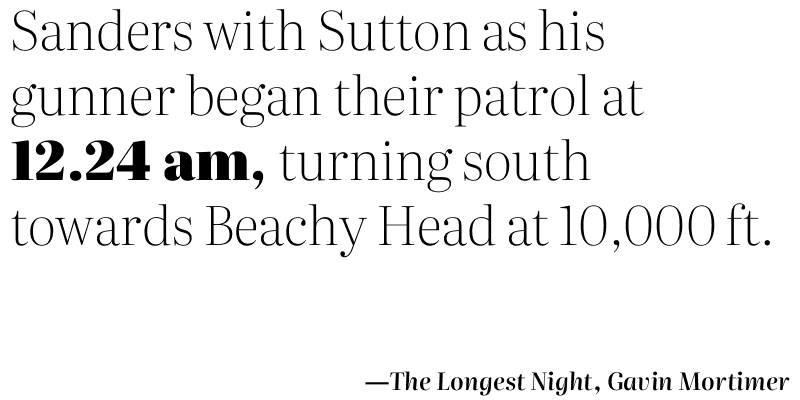
#> input picture images/metadata/quote_0024_0_credits.png, 800 x 400 px; its folder holds 4 pictures in this run
$ python literary_clock.py
#> lines starting #> are read from the running program, lines starting #| are printed output that depends on the picture; after the words box and inside, x2 and y2 are one past the last pixel; in counts of white or black regions, pixels touching at a corner belong together
### waveshare_epd/epd7in5_V2.py
# *****************************************************************************
# * | File        :	  epd7in5.py
# * | Author      :   Waveshare team
# * | Function    :   Electronic paper driver
# * | Info        :
# *----------------
# * | This version:   V4.0
# * | Date        :   2019-06-20
# # | Info        :   python demo
# -----------------------------------------------------------------------------
# Permission is hereby granted, free of charge, to any person obtaining a copy
# of this software and associated documnetation files (the "Software"), to deal
# in the Software without restriction, including without limitation the rights
# to use, copy, modify, merge, publish, distribute, sublicense, and/or sell
# copies of the Software, and to permit persons to  whom the Software is
# furished to do so, subject to the following conditions:
#
# The above copyright notice and this permission notice shall be included in
# all copies or substantial portions of the Software.
#
# THE SOFTWARE IS PROVIDED "AS IS", WITHOUT WARRANTY OF ANY KIND, EXPRESS OR
# IMPLIED, INCLUDING BUT NOT LIMITED TO THE WARRANTIES OF MERCHANTABILITY,
# FITNESS OR A PARTICULAR PURPOSE AND NONINFRINGEMENT. IN NO EVENT SHALL THE
# AUTHORS OR COPYRIGHT HOLDERS BE LIABLE FOR ANY CLAIM, DAMAGES OR OTHER
# LIABILITY WHETHER IN AN ACTION OF CONTRACT, TORT OR OTHERWISE, ARISING FROM,
# OUT OF OR IN CONNECTION WITH THE SOFTWARE OR THE USE OR OTHER DEALINGS IN
# THE SOFTWARE.
#


import logging
from . import epdconfig

# Display resolution
EPD_WIDTH       = 800
EPD_HEIGHT      = 480

logger = logging.getLogger(__name__)

class EPD:
    def __init__(self):
        self.reset_pin = epdconfig.RST_PIN
        self.dc_pin = epdconfig.DC_PIN
        self.busy_pin = epdconfig.BUSY_PIN
        self.cs_pin = epdconfig.CS_PIN
        self.width = EPD_WIDTH
        self.height = EPD_HEIGHT

    Voltage_Frame_7IN5_V2 = [
	0x6, 0x3F, 0x3F, 0x11, 0x24, 0x7, 0x17,
    ]

    LUT_VCOM_7IN5_V2 = [
        0x0,	0xF,	0xF,	0x0,	0x0,	0x1,
        0x0,	0xF,	0x1,	0xF,	0x1,	0x2,
        0x0,	0xF,	0xF,	0x0,	0x0,	0x1,
        0x0,	0x0,	0x0,	0x0,	0x0,	0x0,
        0x0,	0x0,	0x0,	0x0,	0x0,	0x0,
        0x0,	0x0,	0x0,	0x0,	0x0,	0x0,
        0x0,	0x0,	0x0,	0x0,	0x0,	0x0,
    ]

    LUT_WW_7IN5_V2 = [
        0x10,	0xF,	0xF,	0x0,	0x0,	0x1,
        0x84,	0xF,	0x1,	0xF,	0x1,	0x2,
        0x20,	0xF,	0xF,	0x0,	0x0,	0x1,
        0x0,	0x0,	0x0,	0x0,	0x0,	0x0,
        0x0,	0x0,	0x0,	0x0,	0x0,	0x0,
        0x0,	0x0,	0x0,	0x0,	0x0,	0x0,
        0x0,	0x0,	0x0,	0x0,	0x0,	0x0,
    ]

    LUT_BW_7IN5_V2 = [
        0x10,	0xF,	0xF,	0x0,	0x0,	0x1,
        0x84,	0xF,	0x1,	0xF,	0x1,	0x2,
        0x20,	0xF,	0xF,	0x0,	0x0,	0x1,
        0x0,	0x0,	0x0,	0x0,	0x0,	0x0,
        0x0,	0x0,	0x0,	0x0,	0x0,	0x0,
        0x0,	0x0,	0x0,	0x0,	0x0,	0x0,
        0x0,	0x0,	0x0,	0x0,	0x0,	0x0,
    ]

    LUT_WB_7IN5_V2 = [
        0x80,	0xF,	0xF,	0x0,	0x0,	0x1,
        0x84,	0xF,	0x1,	0xF,	0x1,	0x2,
        0x40,	0xF,	0xF,	0x0,	0x0,	0x1,
        0x0,	0x0,	0x0,	0x0,	0x0,	0x0,
        0x0,	0x0,	0x0,	0x0,	0x0,	0x0,
        0x0,	0x0,	0x0,	0x0,	0x0,	0x0,
        0x0,	0x0,	0x0,	0x0,	0x0,	0x0,
    ]

    LUT_BB_7IN5_V2 = [
        0x80,	0xF,	0xF,	0x0,	0x0,	0x1,
        0x84,	0xF,	0x1,	0xF,	0x1,	0x2,
        0x40,	0xF,	0xF,	0x0,	0x0,	0x1,
        0x0,	0x0,	0x0,	0x0,	0x0,	0x0,
        0x0,	0x0,	0x0,	0x0,	0x0,	0x0,
        0x0,	0x0,	0x0,	0x0,	0x0,	0x0,
        0x0,	0x0,	0x0,	0x0,	0x0,	0x0,
    ]

    # Hardware reset
    # [7 lines left out: function reset, not called in this run]

    def send_command(self, command):
        epdconfig.digital_write(self.dc_pin, 0)
        epdconfig.digital_write(self.cs_pin, 0)
        epdconfig.spi_writebyte([command])
        epdconfig.digital_write(self.cs_pin, 1)

    # [5 lines left out: function send_data, not called in this run]

    def send_data2(self, data):
        epdconfig.digital_write(self.dc_pin, 1)
        epdconfig.digital_write(self.cs_pin, 0)
        epdconfig.SPI.writebytes2(data)
        epdconfig.digital_write(self.cs_pin, 1)

    # [38 lines left out: functions ReadBusy, SetLut, not called in this run]

    def init(self):
        if (epdconfig.module_init() != 0):
            return -1
        # EPD hardware init start
        self.reset()

        # self.send_command(0x06)     # btst
        # self.send_data(0x17)
        # self.send_data(0x17)
        # self.send_data(0x28)        # If an exception is displayed, try using 0x38
        # self.send_data(0x17)

        # self.send_command(0x01)			#POWER SETTING
        # self.send_data(0x07)
        # self.send_data(0x07)    #VGH=20V,VGL=-20V
        # self.send_data(0x3f)		#VDH=15V
        # self.send_data(0x3f)		#VDL=-15V

        self.send_command(0x01);  # power setting
        self.send_data(0x17);  # 1-0=11: internal power
        self.send_data(self.Voltage_Frame_7IN5_V2[6]);  # VGH&VGL
        self.send_data(self.Voltage_Frame_7IN5_V2[1]);  # VSH
        self.send_data(self.Voltage_Frame_7IN5_V2[2]);  #  VSL
        self.send_data(self.Voltage_Frame_7IN5_V2[3]);  #  VSHR

        self.send_command(0x82); # VCOM DC Setting
        self.send_data(self.Voltage_Frame_7IN5_V2[4]);  # VCOM

        self.send_command(0x06);  # Booster Setting
        self.send_data(0x17);
        self.send_data(0x17);
        self.send_data(0x24);
        self.send_data(0x17);

        self.send_command(0x30);   # OSC Setting
        self.send_data(self.Voltage_Frame_7IN5_V2[0]);  # 2-0=100: N=4  ; 5-3=111: M=7  ;  3C=50Hz     3A=100HZ

        self.send_command(0x04) #POWER ON
        epdconfig.delay_ms(100)
        self.ReadBusy()

        self.send_command(0X00)			#PANNEL SETTING
        self.send_data(0x3F)   #KW-3f   KWR-2F	BWROTP 0f	BWOTP 1f

        self.send_command(0x61)        	#tres
        self.send_data(0x03)		#source 800
        self.send_data(0x20)
        self.send_data(0x01)		#gate 480
        self.send_data(0xE0)

        self.send_command(0X15)
        self.send_data(0x00)

        self.send_command(0X50)			#VCOM AND DATA INTERVAL SETTING
        self.send_data(0x10)
        self.send_data(0x07)

        self.send_command(0X60)			#TCON SETTING
        self.send_data(0x22)

        self.send_command(0x65);  # Resolution setting
        self.send_data(0x00);
        self.send_data(0x00); # 800*480
        self.send_data(0x00);
        self.send_data(0x00);

        self.SetLut(self.LUT_VCOM_7IN5_V2, self.LUT_WW_7IN5_V2, self.LUT_BW_7IN5_V2, self.LUT_WB_7IN5_V2, self.LUT_BB_7IN5_V2)
        # EPD hardware init end
        return 0

    def getbuffer(self, image):
        img = image
        imwidth, imheight = img.size
        if(imwidth == self.width and imheight == self.height):
            img = img.convert('1')
        elif(imwidth == self.height and imheight == self.width):
            # image has correct dimensions, but needs to be rotated
            img = img.rotate(90, expand=True).convert('1')
        else:
            logger.warning("Wrong image dimensions: must be " + str(self.width) + "x" + str(self.height))
            # return a blank buffer
            return [0x00] * (int(self.width/8) * self.height)

        buf = bytearray(img.tobytes('raw'))
        # The bytes need to be inverted, because in the PIL world 0=black and 1=white, but
        # in the e-paper world 0=white and 1=black.
        for i in range(len(buf)):
            buf[i] ^= 0xFF
        return buf

    def display(self, image):
        self.send_command(0x13)
        self.send_data2(image)

        self.send_command(0x12)
        epdconfig.delay_ms(200)
        self.ReadBusy()

    # [19 lines left out: functions Clear, sleep, not called in this run]
### END OF FILE ###

### literary_clock.py
import os
import textwrap
import sys

from datetime import datetime
from datetime import timedelta
from glob import glob
from random import randrange
from PIL import Image, ImageDraw, ImageFont, ImageOps

from waveshare_epd import epd7in5_V2 as epd7in5

def getTimeQuotes(currentTime,depth):
	hour_minute = currentTime.strftime('%H%M')

	firstTry = True
	if depth > 0:
		firstTry = False

	quotes_path = 'images/metadata/quote_%s_*_credits.png' % hour_minute
	quotes = glob(quotes_path)
	if len(quotes) == 0:
		# print("No quotes for "+hour_minute)

		# Call the same request, but 1 minute ago
		return getTimeQuotes(currentTime-timedelta(minutes=1),depth+1)
	else:
		#print("Got quote for "+hour_minute)
		return quotes, firstTry


def main():
	image = Image.new(mode='1', size=(800, 480), color=255)
#> image: PIL image 800x480 1; every value is 1
	now = datetime.now()

	quotes,firstTry=getTimeQuotes(now,0)

	# Write the quote to screen
	quote = quotes[randrange(0, len(quotes))]
	quoteImage = Image.open(quote).convert('1')
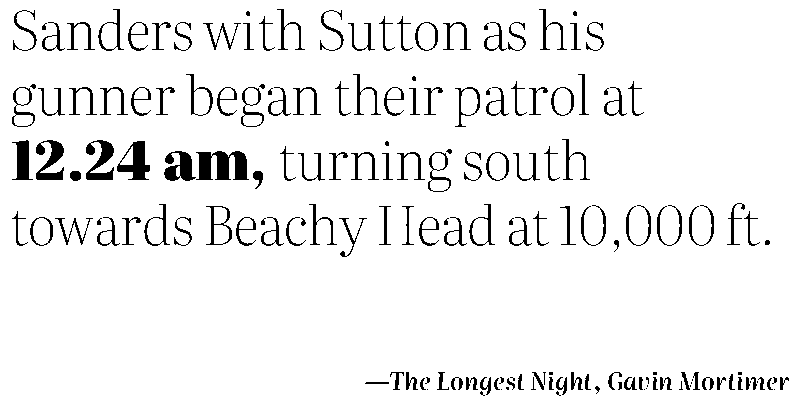
#> quoteImage: PIL image 800x400 1; 93.6% white; 173 black regions (29 under 20 px), largest, box (x1, y1, x2, y2) and area: (196, 151, 249, 180) 1042, (117, 141, 150, 180) 652, (36, 140, 64, 180) 601
	image.paste(quoteImage, (0, 80))
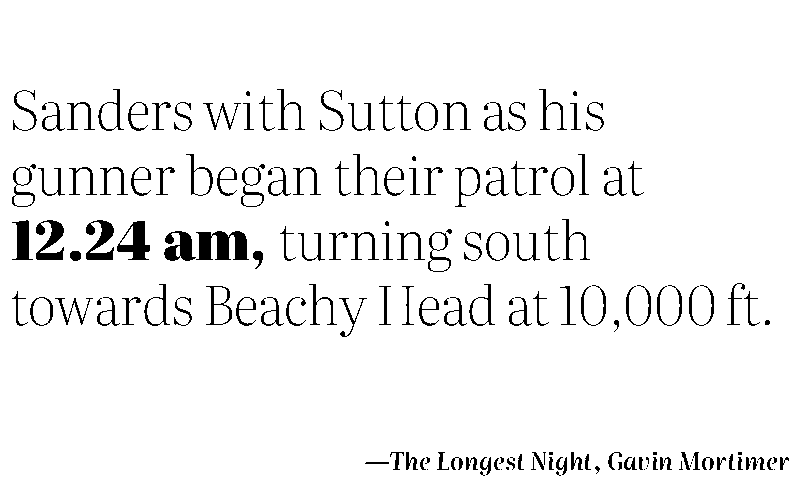
#> image: PIL image 800x480 1; 94.7% white; 173 black regions (29 under 20 px), largest, box (x1, y1, x2, y2) and area: (196, 231, 249, 260) 1042, (117, 221, 150, 260) 652, (36, 220, 64, 260) 601

	# If not our first try, also write the current time
	#if not firstTry:
	now_time = now.strftime('%I:%M %p')
	draw_time = ImageDraw.Draw(image)
	time_font = ImageFont.truetype('Literata72pt-Regular.ttf', 48)
	draw_time.text((590, 0), now_time, font=time_font, fill=0)

	today = now.strftime('%a, %B, %d')
	dayFont = ImageFont.truetype('Literata72pt-Regular.ttf', 48)
	drawImage = ImageDraw.Draw(image)
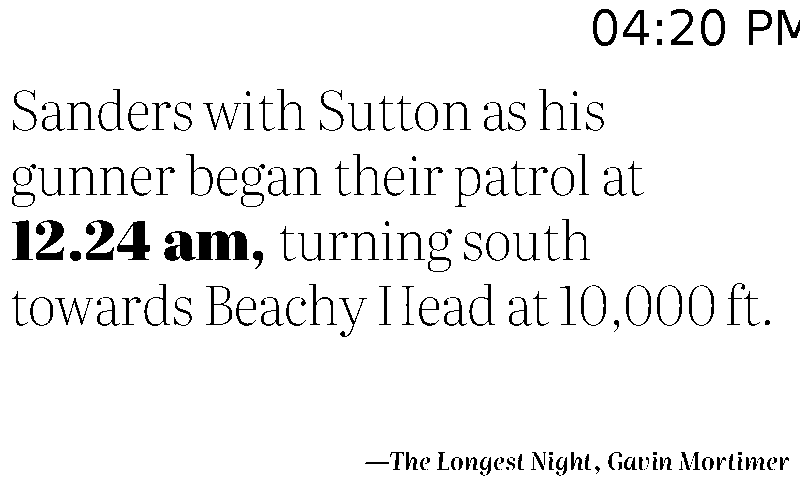
#> image: PIL image 800x480 1; 94.2% white; 181 black regions (29 under 20 px), largest, box (x1, y1, x2, y2) and area: (196, 231, 249, 260) 1042, (117, 221, 150, 260) 652, (36, 220, 64, 260) 601
	drawImage.text((10, 0), today, font=dayFont, fill=0)
	drawImage.line([(0, 78), (800, 78)], fill=0, width=2)
	#drawImage.line([(225, 0), (225, 78)], fill=0, width=4)
	return image

if __name__ == '__main__':
	image = main()
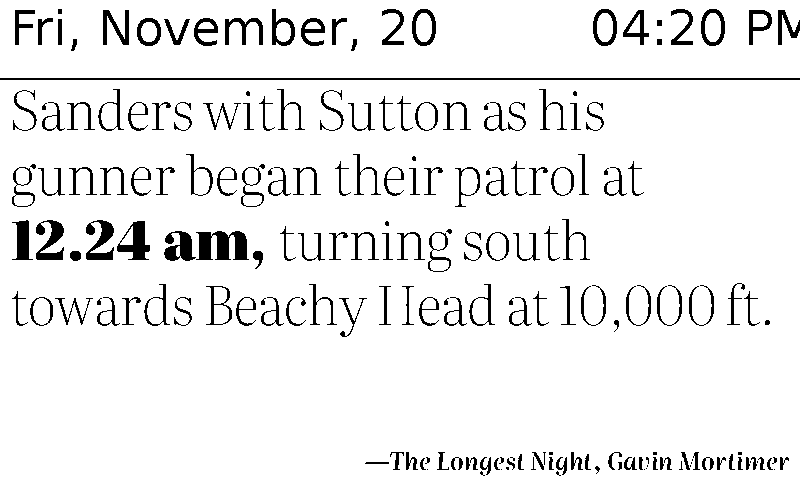
#> image: PIL image 800x480 1; 92.8% white; 198 black regions (29 under 20 px), largest, box (x1, y1, x2, y2) and area: (0, 78, 800, 80) 1600, (196, 231, 249, 260) 1042, (117, 221, 150, 260) 652
	try:
		epd = epd7in5.EPD()
		epd.init()
#> (the call stopped at in init, `if (epdconfig.module_init() != 0):`: waveshare_epd is not available in this run)
		if datetime.now().minute == 0 and datetime.now().hour == 2:
			epd.Clear()
		epd.display(epd.getbuffer(image))
#> (the run stopped early here; a loop or call above may not have finished)

$ run again, on images/metadata/quote_0056_2_credits.png
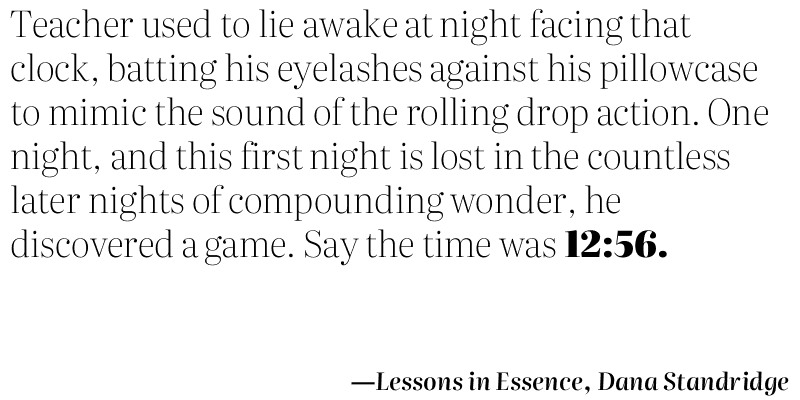
#> input picture images/metadata/quote_0056_2_credits.png, 800 x 400 px
#> in main, `quoteImage = Image.open(quote).convert('1')`:
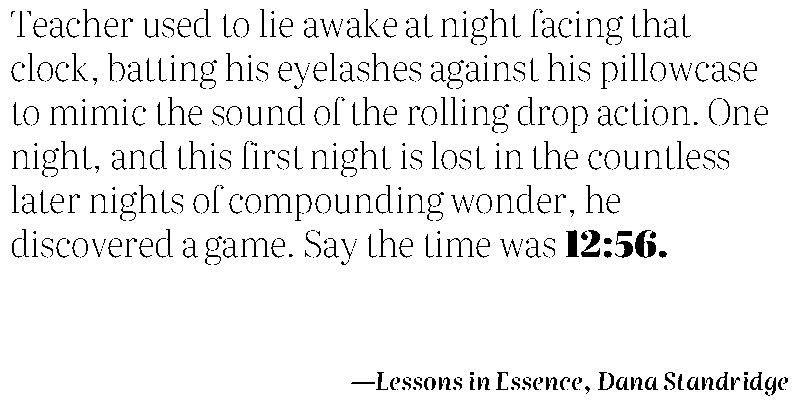
#> quoteImage: PIL image 800x400 1; 93.7% white; black in thin lines or dots
#> `image = main()`:
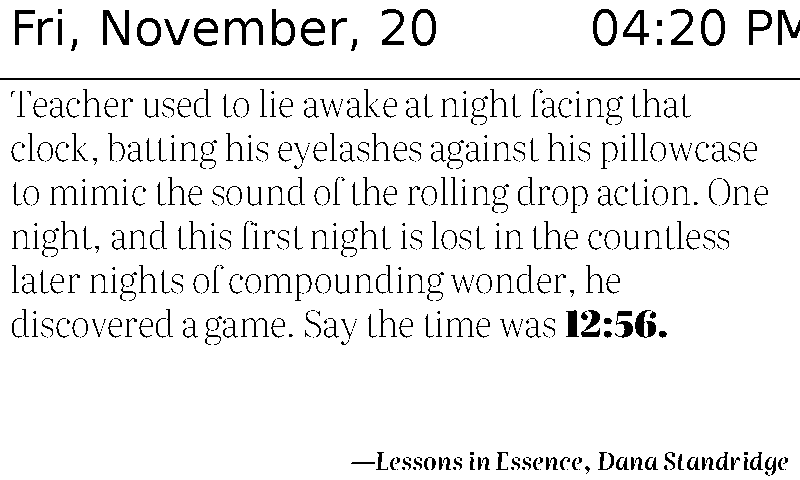
#> image: PIL image 800x480 1; 92.8% white; black in thin lines or dots

$ run again, on images/metadata/quote_0100_6_credits.png
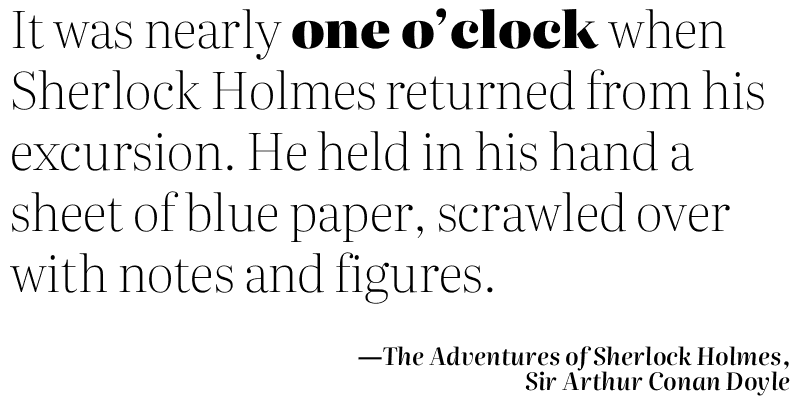
#> input picture images/metadata/quote_0100_6_credits.png, 800 x 400 px
#> in main, `quoteImage = Image.open(quote).convert('1')`:
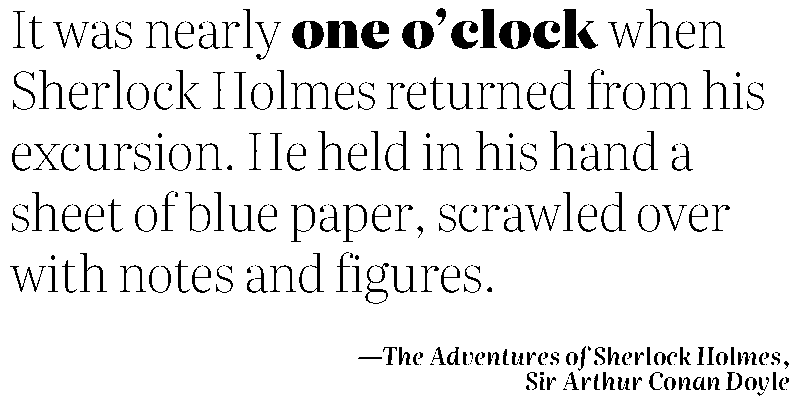
#> quoteImage: PIL image 800x400 1; 91.9% white; 294 black regions (100 under 20 px), largest, box (x1, y1, x2, y2) and area: (325, 21, 359, 48) 627, (292, 21, 324, 49) 550, (402, 21, 434, 49) 550
#> `image = main()`:
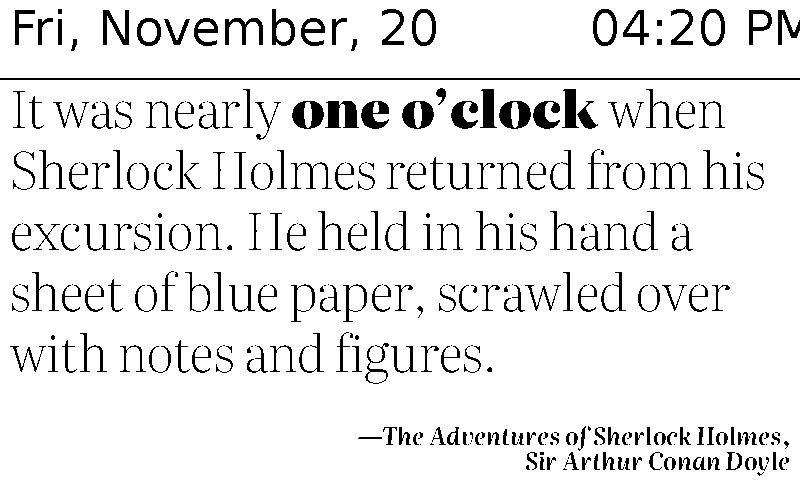
#> image: PIL image 800x480 1; 91.4% white; 319 black regions (100 under 20 px), largest, box (x1, y1, x2, y2) and area: (0, 78, 800, 80) 1600, (325, 101, 359, 128) 627, (292, 101, 324, 129) 550
